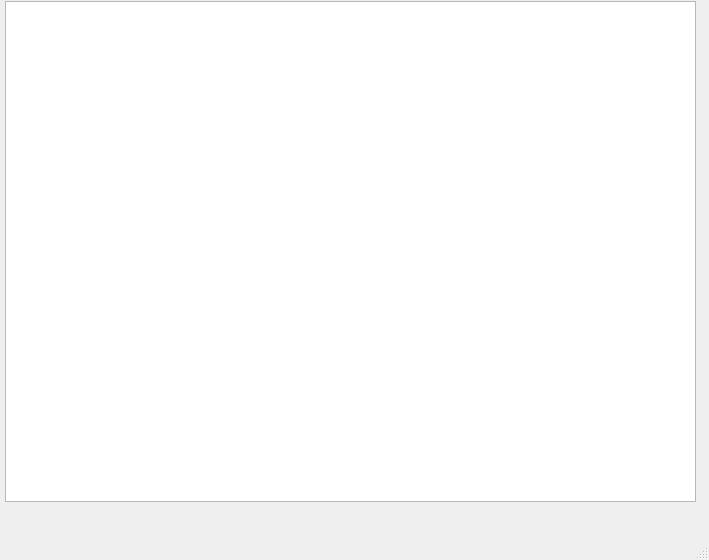
<?xml version="1.0" encoding="UTF-8"?>
<ui version="4.0">
 <class>QQServer</class>
 <widget class="QMainWindow" name="QQServer">
  <property name="geometry">
   <rect>
    <x>0</x>
    <y>0</y>
    <width>709</width>
    <height>560</height>
   </rect>
  </property>
  <property name="windowTitle">
   <string>QQServer</string>
  </property>
  <widget class="QWidget" name="centralwidget">
   <widget class="QTextBrowser" name="textBrowser">
    <property name="geometry">
     <rect>
      <x>5</x>
      <y>1</y>
      <width>691</width>
      <height>501</height>
     </rect>
    </property>
   </widget>
  </widget>
  <widget class="QMenuBar" name="menubar">
   <property name="geometry">
    <rect>
     <x>0</x>
     <y>0</y>
     <width>709</width>
     <height>21</height>
    </rect>
   </property>
  </widget>
  <widget class="QStatusBar" name="statusbar"/>
 </widget>
 <resources/>
 <connections/>
</ui>
